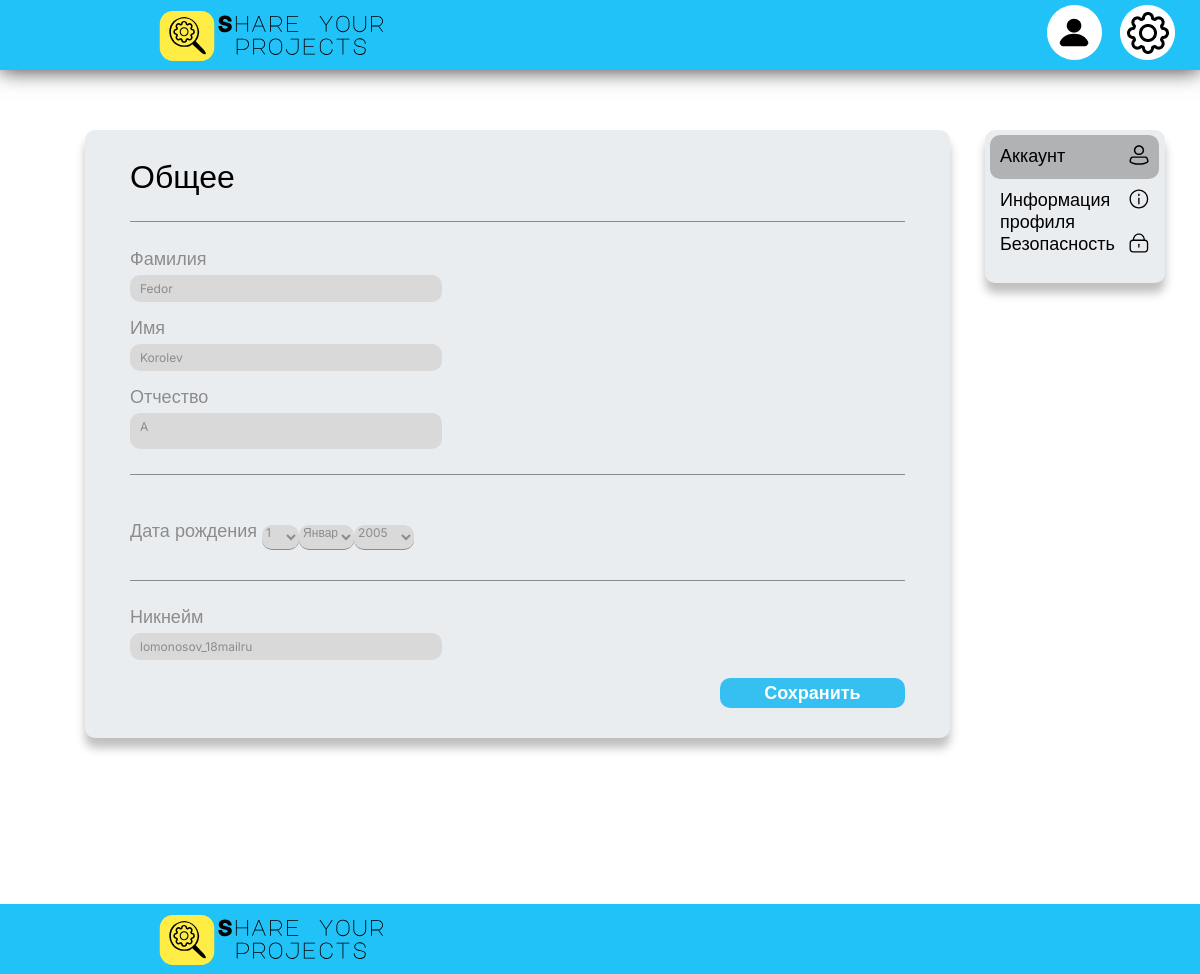
/profile/lomonosov_18mailru/eidt-settings-account (signed in), run on an earlier commit of the app's database.
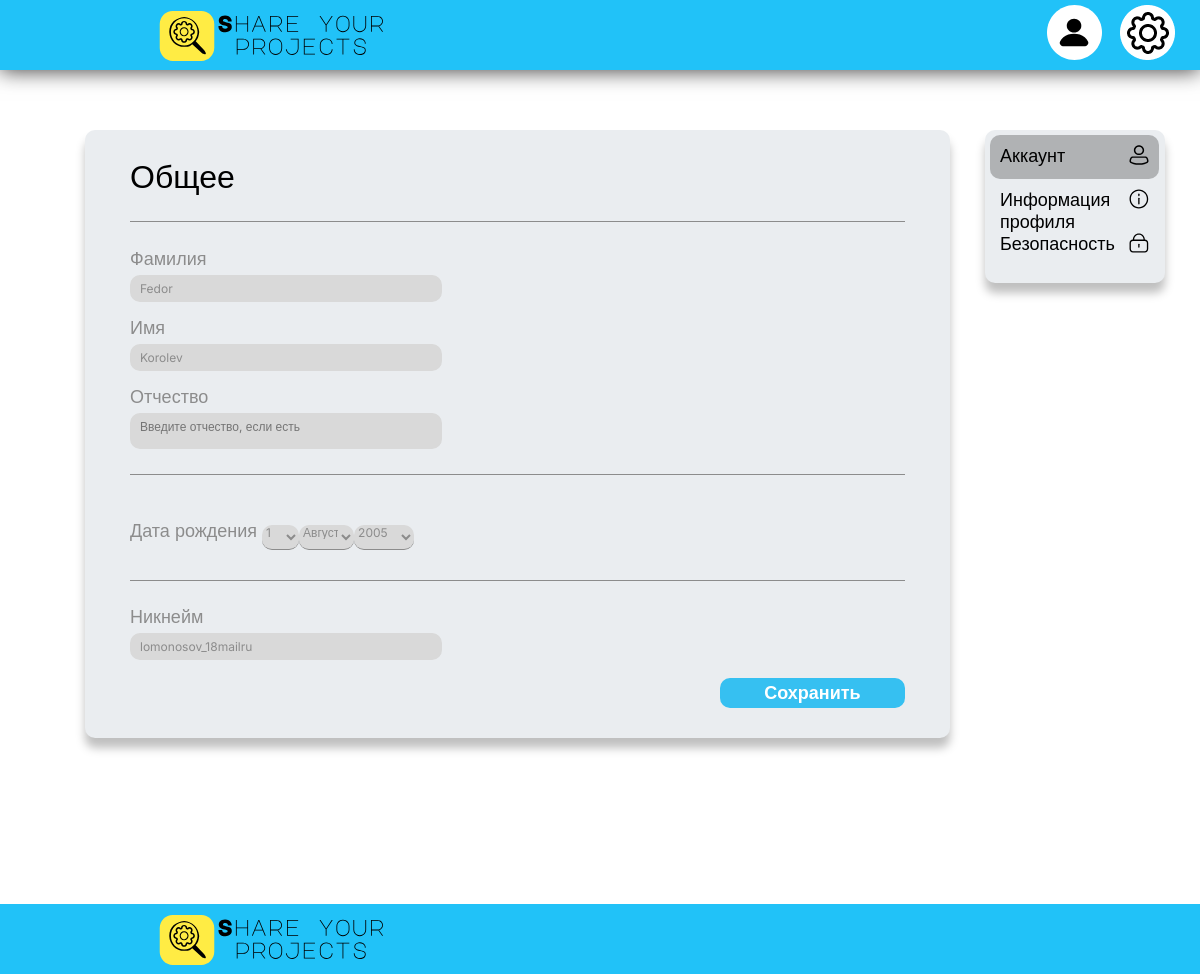
And on a later commit of the database.
### portfolio/models.py (models this page shows, shortened)
class Profile(models.Model):
    user = models.OneToOneField(User, on_delete=models.CASCADE)
    patronymic = models.CharField(max_length=50, blank=True, verbose_name='Отчество')
    date_of_birth = models.DateField(verbose_name='Дата рождения')
    nickname = models.SlugField(max_length=50, unique=True, verbose_name='Никнейм')
    text = models.TextField(blank=True, verbose_name='Описание профиля')
    image = models.ImageField(upload_to='photos/avatars', null=True, verbose_name='Фото профиля')
    phone_number = models.CharField(max_length=10, blank=True, verbose_name='Номер телефона')
    city = models.CharField(max_length=50, blank=True, verbose_name='Город')
    scope_of_work = models.ForeignKey('ProfileScopeWork', null=True, on_delete=models.PROTECT,
                                      verbose_name='Сфера деятельности')
    def get_absolute_url(self):
        return reverse('view_user_profile', kwargs={'nickname': self.nickname})
    class Meta:
        verbose_name = 'Пользователь'
        verbose_name_plural = 'Пользователи'
        ordering = ['user__last_name', 'user__first_name', 'patronymic']

### portfolio/views.py (the view, shortened to what this page needs)
# urls.py: path('profile/<slug:nickname>/eidt-settings-account', EditAccountInformationView.as_view(), name='edit_settings_account'),
class EditAccountInformationView(GetProfileMixin, ProfileSuccessUrlMixin, LoginRequiredMixin, UpdateView):
    model = Profile
    form_class = EditAccountInformationForm
    template_name = 'portfolio/settings-account.html'
    custom_success_url = 'edit_settings_account'
    def get_context_data(self, **kwargs):
        context = super().get_context_data(**kwargs)
        context['user'] = self.request.user
        return context
    def get_object(self, queryset=None):
        return self.request.user.profile

### portfolio/templates/portfolio/settings-account.html (shortened to what this page needs)
{% extends 'portfolio/base-settings.html' %}
{% load static %}
{% block style_load %}
    <link rel="stylesheet" href="{% static 'portfolio/css/settings-account.css' %} "/>
{% endblock %}
{% block settings %}
    <form action="" method="post" class="account-form">
        <h2>Общее</h2>
        <ol>
            {% for field in form %}
                <li class="{{ field.field.widget.attrs.class }}">
                    <label for="{{ field.id_for_label }}">{{ field.label }}</label>
                    {{ field }}
                </li>
            {% endfor %}
        </ol>
        <button type="submit" value="Сохранить">Сохранить</button>
    </form>
{% endblock %}

What changed in the data, as far as the page shows it:
changed Profile "lomonosov_18mailru": patronymic "A" → (not shown)
Also different on the page:
form field field: "Январь" → "Август"
